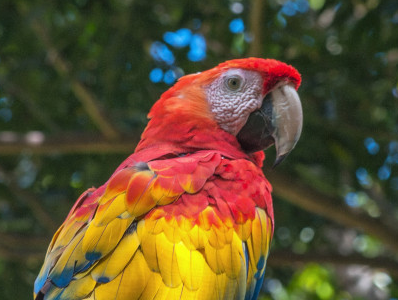
#> input picture images/bird.png, 398 x 300 px, found by its file name
$ python solution.py
#> lines starting #> are read from the running program, lines starting #| are printed output that depends on the picture
# Convert the green-ish pixels (pixels that are more green
# than they are red or blue) in an image to grayscale

from PIL import Image

# Load input image
im = Image.open("bird.png")
#> im is the input picture: PIL image 398x300 RGB; mean R, G, B 97.7, 80.2, 48.6

# Make blank output image with same dimension as the original
output = Image.new(im.mode, im.size)
#> output: PIL image 398x300 RGB; every value is 0

for y in range(im.height):
  for x in range(im.width):
    (r, g, b) = im.getpixel((x, y))

    if g > r and g > b:
      l = round(0.2126 * r + 0.7152 * g + 0.0722 * b)
      r = l
      g = l
      b = l

    output.putpixel((x, y), (r, g, b))
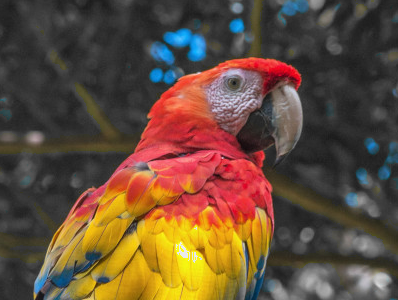
#> output: PIL image 398x300 RGB; mean R, G, B 101.9, 78, 58.5
#> after the loop, l = 65

# Save output image
output.save("greenish.png")
